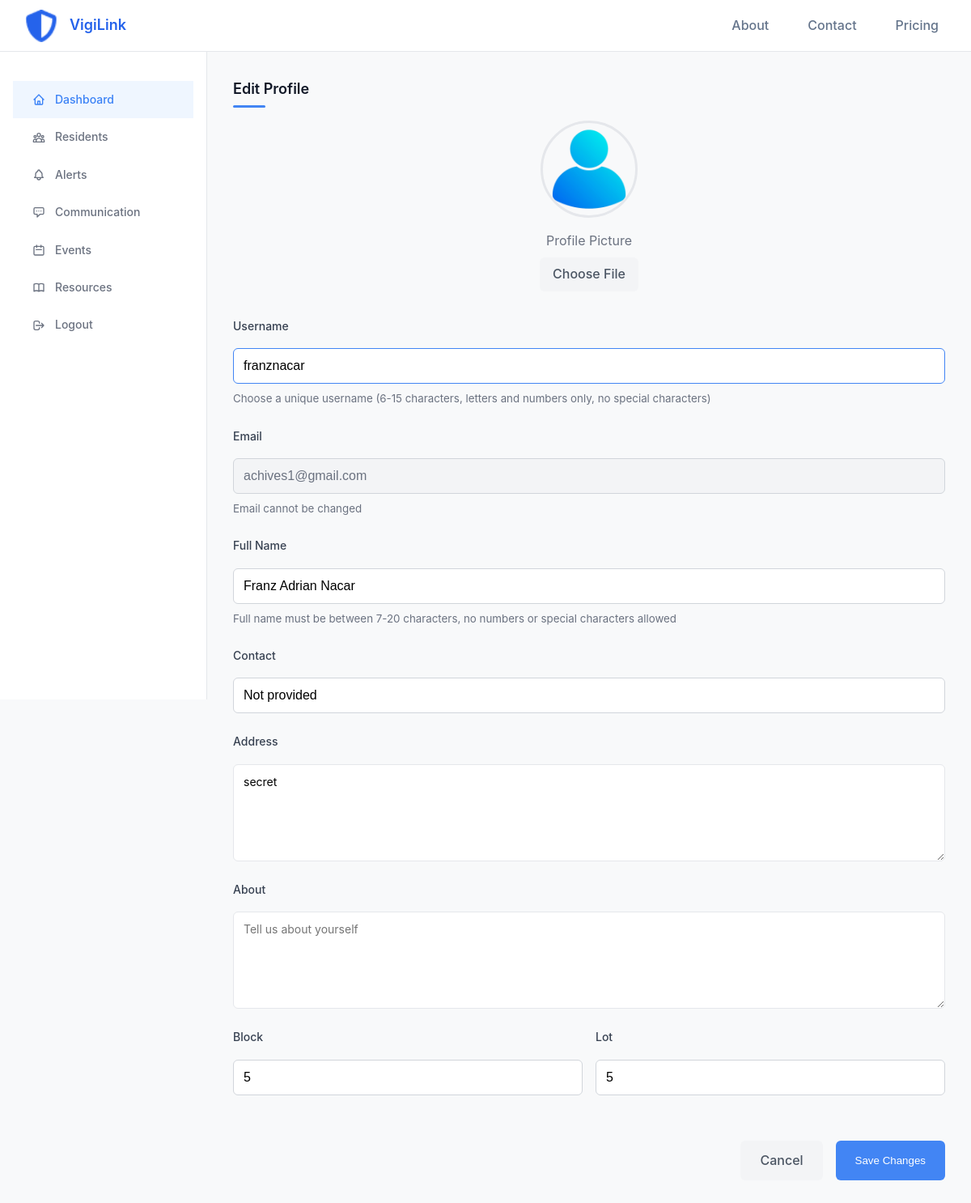
The page /user/profile/edit/ (signed in) on the database as committed earlier.
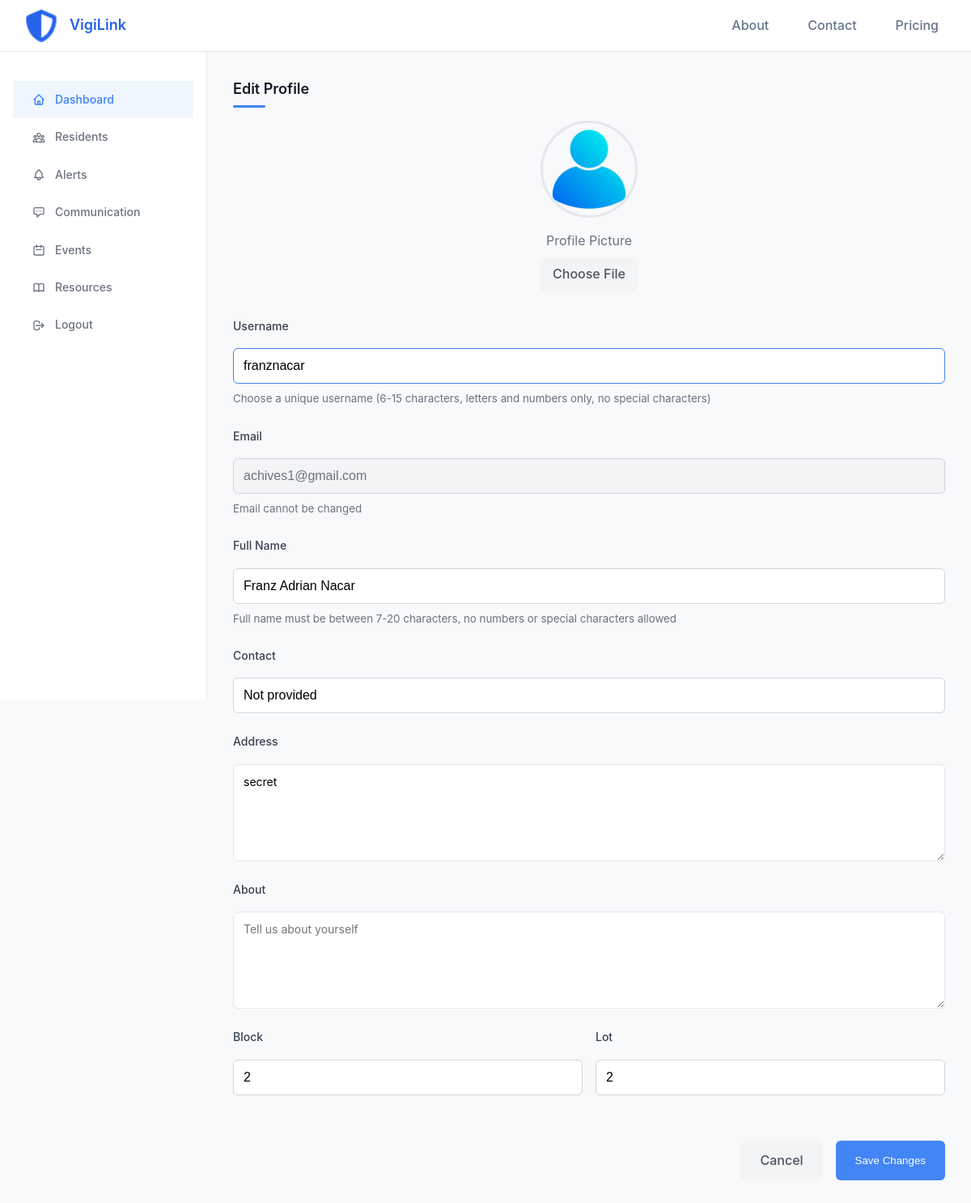
The same page on the database as committed later.
### accounts/models.py (models this page shows)
class User(AbstractUser):
    first_name = None
    last_name = None
    ROLE_CHOICES = (
        ('guest', 'Guest'),
        ('resident', 'Resident'),
        ('communityowner', 'Community Owner'),
        ('security', 'Security'),
        ('admin', 'Admin'),
    )
    full_name = models.CharField(max_length=300, blank=True)
    city = models.ForeignKey(City, on_delete=models.SET_NULL, null=True, blank=True)
    district = models.ForeignKey(District, on_delete=models.SET_NULL, null=True, blank=True)
    contact = models.CharField(max_length=50, blank=True)
    is_verified = models.BooleanField(default=False)
    verification_code = models.CharField(max_length=6, blank=True, null=True)
    verification_code_created = models.DateTimeField(null=True, blank=True)
    profile_picture = models.ImageField(upload_to='profile_pictures/', default='accounts/static/accounts/images/profile.png')
    role = models.CharField(max_length=20, choices=ROLE_CHOICES, default='guest')
    address = models.TextField(blank=True)
    block = models.CharField(max_length=50, blank=True)
    lot = models.CharField(max_length=50, blank=True)
    about = models.TextField(blank=True, help_text='A short bio or description about yourself')
    objects = CustomUserManager()
    USERNAME_FIELD = 'username'
    REQUIRED_FIELDS = ['email', 'full_name']
    class Meta:
        verbose_name = _('user')
        verbose_name_plural = _('users')
    def __str__(self):
        return self.username

### user_panel/views.py (the view, shortened to what this page needs)
# urls.py: path('profile/edit/', views.edit_profile, name='edit_profile'),
@login_required
def edit_profile(request):
    context = {
        'user': request.user
    }
    try:
        return render(request, 'dashboard/edit_profile.html', context)
    except Exception as e:
        logger.error(f"Error editing profile: {str(e)}")
        messages.error(request, f"Error updating profile: {str(e)}")
        return redirect('user_panel:view_profile')

### user_panel/templates/dashboard/edit_profile.html (shortened to what this page needs)
{% extends 'dashboard/base.html' %}
{% load static %}
{% block extra_css %}
<link rel="stylesheet" href="{% static 'dashboard/css/view_profile.css' %}">
{% endblock %}
{% block content %}
    <div class="profile-edit-container">
        <h1 class="section-title">Edit Profile</h1>
        <form method="post" enctype="multipart/form-data" action="{% url 'user_panel:edit_profile' %}">
            <div class="profile-picture-container">
                <div class="profile-picture-preview">
                    {% if user.profile_picture %}
                        <img id="profile-image-preview" src="{{ user.profile_picture.url }}" alt="{{ user.full_name }}" onerror="this.src='/static/accounts/images/profile.png'">
                    {% else %}
                        <img id="profile-image-preview" src="/static/accounts/images/profile.png" alt="{{ user.full_name }}">
                    {% endif %}
                </div>
                <div class="profile-picture-upload">
                    <span>Profile Picture</span>
                    <label for="profile_picture" class="file-input-label">Choose File</label>
                </div>
            </div>
            <div class="form-group">
                <label for="username" class="form-label">Username</label>
                <input type="text" id="username" name="username" class="form-control" value="{{ user.username }}" style="border-color: #4285f4;">
                <small>Choose a unique username (6-15 characters, letters and numbers only, no special characters)</small>
            </div>
            <div class="form-group">
                <label for="email" class="form-label">Email</label>
                <input type="email" id="email" name="email" class="form-control non-editable-field" value="{{ user.email }}" readonly>
                <small>Email cannot be changed</small>
            </div>
            <div class="form-group">
                <label for="full_name" class="form-label">Full Name</label>
                <input type="text" id="full_name" name="full_name" class="form-control" value="{{ user.full_name }}" required>
                <small>Full name must be between 7-20 characters, no numbers or special characters allowed</small>
            </div>
            <div class="form-group">
                <label for="contact" class="form-label">Contact</label>
                <input type="text" id="contact" name="contact" class="form-control" value="{{ user.contact }}">
            </div>
            <div class="form-group">
                <label for="address" class="form-label">Address</label>
                <textarea id="address" name="address" class="form-control" rows="3">{{ user.address }}</textarea>
            </div>
            <div class="form-group">
                <label for="about" class="form-label">About</label>
                <textarea id="about" name="about" class="form-control" rows="4" placeholder="Tell us about yourself">{{ user.about }}</textarea>
            </div>
            <div class="form-row" style="display: flex; gap: 1rem;">
                <div class="form-group" style="flex: 1;">
                    <label for="block" class="form-label">Block</label>
                    <input type="text" id="block" name="block" class="form-control" value="{{ user.block }}">
                </div>
                <div class="form-group" style="flex: 1;">
                    <label for="lot" class="form-label">Lot</label>
                    <input type="text" id="lot" name="lot" class="form-control" value="{{ user.lot }}">
                </div>
            </div>
            <div class="form-actions">
                <a href="{% url 'user_panel:view_profile' %}" class="btn-cancel">Cancel</a>
                <button type="submit" class="btn-save" id="saveButton" disabled style="font-weight: 500;">Save Changes</button>
            </div>
        </form>
    </div>
{% endblock %}

Rows that differ between the two databases and show on the page:
changed User "franznacar": block "5" → "2"; lot "5" → "2"
